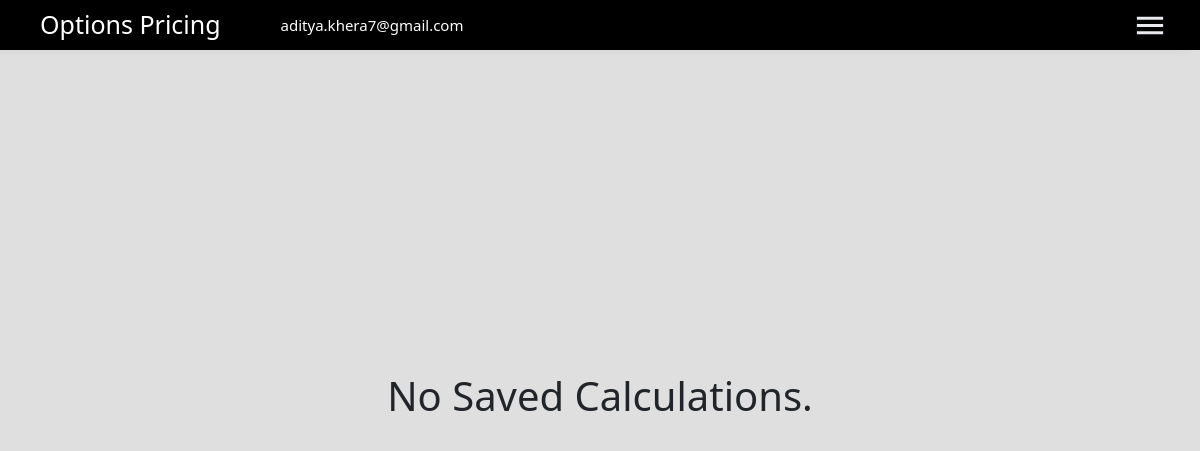
Page /saved (signed in) on the earlier database version.
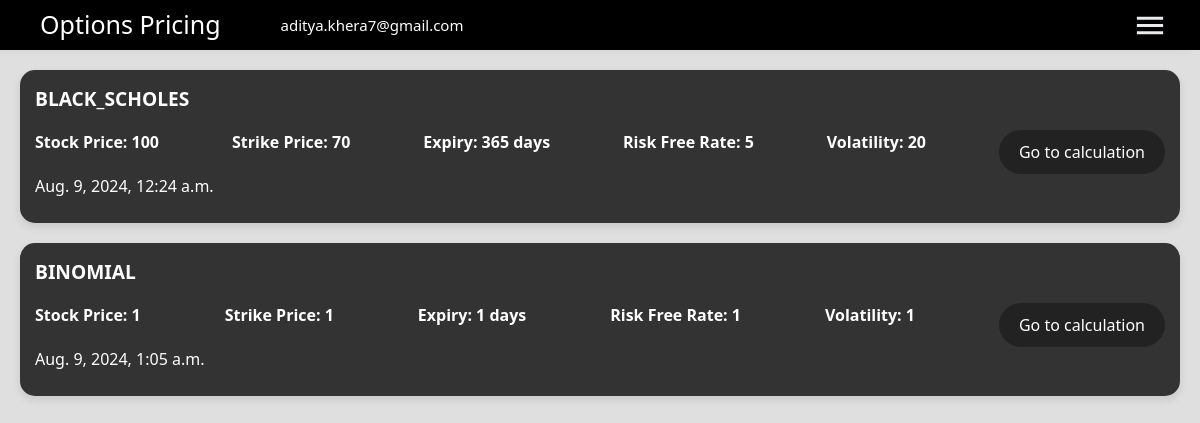
Same page on the later database version.
### pricing/models.py (models this page shows)
class User(AbstractUser):
    pass

class Calculation(models.Model):
    user = models.ForeignKey("User", on_delete=models.CASCADE, related_name="calculations")
    model = models.CharField(max_length=15, choices=[('BLACK_SCHOLES', 'Black-Scholes'), ('BINOMIAL', 'Binomial')])
    timestamp = models.DateTimeField(auto_now_add=True)
    stock = models.IntegerField()
    strike = models.IntegerField()
    expiry = models.IntegerField()
    rfr = models.IntegerField()
    vol = models.IntegerField()

### pricing/views.py (the view)
# urls.py: path('saved', views.saved, name='saved'),
def saved(request):
    user = User.objects.get(pk = request.user.id)
    calcs = Calculation.objects.filter(user = user)
    return render(request, 'pricing/saved.html',{
        'calcs' : calcs
    })

### pricing/templates/pricing/saved.html (shortened to what this page needs)
{% extends "pricing/layout.html" %}
{% load static %}
{% block body %}
    {% if calcs %}
        <div id="cardcontainer">
            {% for calc in calcs %}
                <div class="saved-card">
                    <div class="saved-card-header">
                        <p class="saved-card-name-text" style="font-size: 1.2em; font-weight: bold;">{{calc.model}}</p>
                    </div>
                    <div class="saved-card-body">
                        <p class="saved-info">Stock Price: {{calc.stock}}</p>
                        <p class="saved-info">Strike Price: {{calc.strike}}</p>
                        <p class="saved-info">Expiry: {{calc.expiry}} days</p>
                        <p class="saved-info">Risk Free Rate: {{calc.rfr}}</p>
                        <p class="saved-info">Volatility: {{calc.vol}}</p>
                        <a href="{% url 'tomodel' calc.id %}" class="saved-card-button">
                            Go to calculation
                        </a>
                    </div>
                    <div class="saved-card-footer">
                        <p class="saved-card-time-text" style="margin-bottom: 10px;">{{calc.timestamp}}</p>
                    </div>
                </div>
            {% endfor %}
        </div>
    {% else %}
            <h1>No Saved Calculations.</h1>
    {% endif %}
{% endblock %}

### pricing/templates/pricing/layout.html (shortened to what this page needs)
{% load static %}
<!DOCTYPE html>
<html lang="en">
    <head>
        <link rel="stylesheet" href="https://stackpath.bootstrapcdn.com/bootstrap/4.4.1/css/bootstrap.min.css">
        <link rel="stylesheet" href="{% static 'pricing/styles.css' %}">
    </head>
    <body>
        <nav>
            <ul class="navlist">
                <li class="navitem">
                    <a href="{% url 'index' %}" id="navname">Options Pricing</a>
                </li>
                {% if user.is_authenticated %}
                <li class="navitem">
                    <p id="username">{{user.email}}</p>
                </li>
                {% else %}
                <li class="navitem">
                    <p id="username"></p>
                </li>
                {% endif %}
                <li onclick=showSidebar()>
                    <a href="#"><svg xmlns="http://www.w3.org/2000/svg" height="35px" viewBox="0 -960 960 960" width="40px" fill="#e8eaed"><path d="M120-240v-80h720v80H120Zm0-200v-80h720v80H120Zm0-200v-80h720v80H120Z"/></svg></a>
                </li>
            </ul>
          </nav>
        {% block body %}
        {% endblock %}
    </body>
</html>

### pricing/static/pricing/styles.css (style rules this page uses)
* { margin: 0; padding: 0; box-sizing: border-box; font-family: 'Segoe UI', Tahoma, Geneva, Verdana, sans-serif; }
body { display: flex; flex-direction: column; justify-content:center; align-items: center; min-height: 100vh; background: #dfdfdf; width: 100%; overflow: auto; }
nav { background-color: #000; position: fixed; top: 0; box-shadow: -10px 0px 10px rgba(0, 0, 0, 0.05); width: 100%; height: 50px; z-index: 998; }
.navlist { width: 100%; list-style: none; display: flex; justify-content: flex-end; align-items: center; }
.navitem { height: 50px; }
nav p { height: 100%; padding: 0 30px; text-decoration: none; display: flex; align-items: center; color: #fff; }
nav li:first-child { margin-left: 10px; font-size: 25px; font-weight: 500; }
nav li:nth-child(2) { margin-right: auto; font-size: 15px; font-weight: 200; }
nav a { height: 100%; padding: 0 30px; text-decoration: none; display: flex; align-items: center; color: #fff; }
::placeholder { font-weight: 500; color: #222; }
a { text-decoration: none; }
#cardcontainer { z-index: 997; position: relative; width: 100%; margin-bottom: auto; margin-top: 50px; }
.saved-card { border-radius: 15px; box-shadow: 0 4px 8px rgba(0, 0, 0, 0.1); padding: 15px; margin: 20px; background-color: #333; color: white; }
.saved-card-body { display: flex; flex-direction: row; justify-content: space-between; }
.saved-info { z-index: inherit; color: #fff; font-weight: 600; }
.saved-card-button { background-color: #222; border: none; border-radius: 50px; color: white; padding: 10px 20px; cursor: pointer; }

Differences in the rows shown:
added Calculation: model "BLACK_SCHOLES", stock "100", strike "70", expiry "365", rfr "5", vol "20", timestamp "Aug. 9, 2024, 12:24 a.m."
added Calculation: model "BINOMIAL", stock "1", strike "1", expiry "1", rfr "1", vol "1", timestamp "Aug. 9, 2024, 1:05 a.m."
Other differences:
text no longer shown: "No Saved Calculations."
